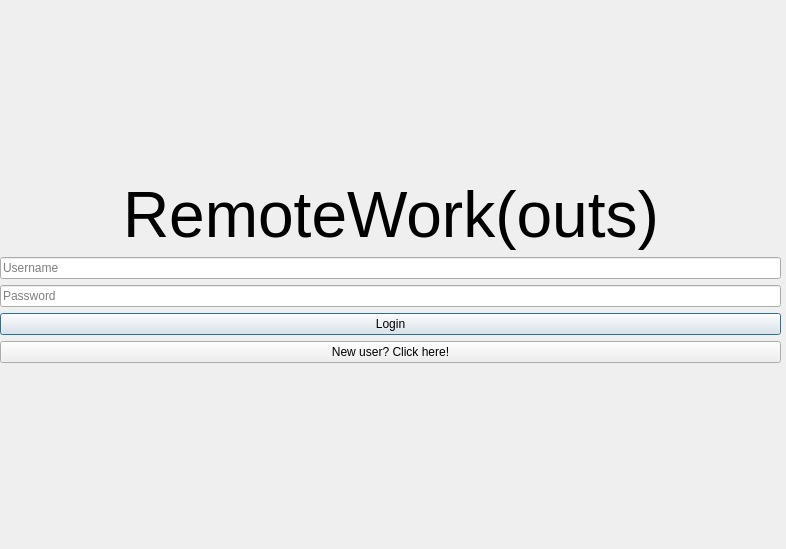
<?xml version="1.0" encoding="UTF-8"?>
<ui version="4.0">
 <class>LoginWindow</class>
 <widget class="QDialog" name="LoginWindow">
  <property name="geometry">
   <rect>
    <x>0</x>
    <y>0</y>
    <width>786</width>
    <height>549</height>
   </rect>
  </property>
  <property name="windowTitle">
   <string>Dialog</string>
  </property>
  <widget class="QWidget" name="verticalLayoutWidget">
   <property name="geometry">
    <rect>
     <x>0</x>
     <y>0</y>
     <width>781</width>
     <height>541</height>
    </rect>
   </property>
   <layout class="QVBoxLayout" name="verticalLayout_2">
    <item>
     <spacer name="verticalSpacer_3">
      <property name="orientation">
       <enum>Qt::Vertical</enum>
      </property>
      <property name="sizeHint" stdset="0">
       <size>
        <width>20</width>
        <height>40</height>
       </size>
      </property>
     </spacer>
    </item>
    <item>
     <layout class="QHBoxLayout" name="horizontalLayout_3">
      <item>
       <spacer name="horizontalSpacer_3">
        <property name="orientation">
         <enum>Qt::Horizontal</enum>
        </property>
        <property name="sizeHint" stdset="0">
         <size>
          <width>40</width>
          <height>20</height>
         </size>
        </property>
       </spacer>
      </item>
      <item>
       <widget class="QLabel" name="label_2">
        <property name="font">
         <font>
          <pointsize>48</pointsize>
         </font>
        </property>
        <property name="text">
         <string>RemoteWork(outs)</string>
        </property>
       </widget>
      </item>
      <item>
       <spacer name="horizontalSpacer_4">
        <property name="orientation">
         <enum>Qt::Horizontal</enum>
        </property>
        <property name="sizeHint" stdset="0">
         <size>
          <width>40</width>
          <height>20</height>
         </size>
        </property>
       </spacer>
      </item>
     </layout>
    </item>
    <item>
     <widget class="QLineEdit" name="username">
      <property name="placeholderText">
       <string>Username</string>
      </property>
     </widget>
    </item>
    <item>
     <widget class="QLineEdit" name="password">
      <property name="inputMask">
       <string/>
      </property>
      <property name="echoMode">
       <enum>QLineEdit::Password</enum>
      </property>
      <property name="readOnly">
       <bool>false</bool>
      </property>
      <property name="placeholderText">
       <string>Password</string>
      </property>
      <property name="clearButtonEnabled">
       <bool>false</bool>
      </property>
     </widget>
    </item>
    <item>
     <widget class="QPushButton" name="login">
      <property name="text">
       <string>Login</string>
      </property>
     </widget>
    </item>
    <item>
     <widget class="QPushButton" name="newuser">
      <property name="text">
       <string>New user? Click here!</string>
      </property>
     </widget>
    </item>
    <item>
     <spacer name="verticalSpacer_4">
      <property name="orientation">
       <enum>Qt::Vertical</enum>
      </property>
      <property name="sizeHint" stdset="0">
       <size>
        <width>20</width>
        <height>40</height>
       </size>
      </property>
     </spacer>
    </item>
   </layout>
  </widget>
 </widget>
 <resources/>
 <connections/>
</ui>
